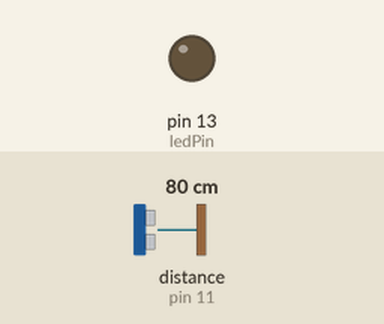
Simulated run of this sketch. Board: Arduino Uno, built with avr-gcc and run on an emulated ATmega328P. On the bench: output pins drawn as LEDs (lit = HIGH). The test bench sets the inputs (shaded band); at power-on: distance to the obstacle (sensor on pin 11) 80 cm. The echo pulse lasts 58.3 µs per cm; pins used as bus, display or sensor lines are not drawn; what the sketch prints to the serial monitor is not drawn.

Above: at 0.05 s.
Timing chart, 0 to 3.0 s (numbered marks = the images above):
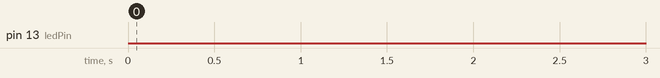

Measured:
- by itself, pin 13 (ledPin): LOW → HIGH at 60.5 s, → LOW 0.51 s later, → HIGH 0.50 s later, → LOW 0.51 s later, … (139 changes in this stretch)

The sketch:

LucyEyeglasses.ino
```cpp
const int trigPin = 12; // Trigger pin of the ultrasonic sensor
const int echoPin = 11; // Echo pin of the ultrasonic sensor
const int ledPin = 13; // Pin for the LED light bulb
const long interval = 60000; // 20-minute interval in milliseconds
const int blinkDelay = 500; // Blink delay in milliseconds
const int distanceThreshold = 100; // Distance threshold in centimeters

unsigned long previousMillis = 0;
bool timerOn = false;

void setup() {
  pinMode(trigPin, OUTPUT);
  pinMode(echoPin, INPUT);
  pinMode(ledPin, OUTPUT);
  Serial.begin(9600);
}

void loop() {
  unsigned long currentMillis = millis();

  if (currentMillis - previousMillis >= interval) {
    previousMillis = currentMillis;
    timerOn = true;
    unsigned long timerStartMillis = millis();
    while (timerOn && (millis() - timerStartMillis <= 5000)) {
      digitalWrite(ledPin, HIGH);
      int distance = measureDistance();
      if (distance < distanceThreshold) {
        blinkLED();
        timerStartMillis = millis();
      }
    }
    if(timerOn) {
      resetTimer();
    }
  }
  else if (timerOn) {
    int distance = measureDistance();
    if (distance < distanceThreshold) {
      blinkLED();
    }
  }
}

int measureDistance() {
  digitalWrite(trigPin, LOW);
  delayMicroseconds(2);
  digitalWrite(trigPin, HIGH);
  delayMicroseconds(10);
  digitalWrite(trigPin, LOW);

  long duration = pulseIn(echoPin, HIGH);
  int distance = duration * 0.034 / 2;
  Serial.print("Distance: ");
  Serial.print(distance);
  Serial.println(" cm");
  return distance;
}

void blinkLED() {
  digitalWrite(ledPin, LOW);
  delay(blinkDelay);
  digitalWrite(ledPin, HIGH);
  delay(blinkDelay);
}

void resetTimer() {
  timerOn = false;
  digitalWrite(ledPin, LOW);
}
```
